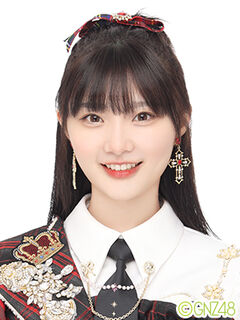
#> input picture lfwtest/Chen_GuiJun_GNZ48_June_2021.jpg, 240 x 320 px; its folder holds 4 pictures in this run
$ python GNZ_MeanFace.py
#> lines starting #> are read from the running program, lines starting #| are printed output that depends on the picture
# -*- coding: utf-8 -*-
# @Time : 2021/12/3 12:16
# @Author : Tianyi
# @File : GNZ_MeanFace.py

from numpy import *
import matplotlib.pyplot as plt
import os
from PIL import Image
import numpy as np
import matplotlib.pyplot as plt

def get_imlist(path):
    return [os.path.join(path, f) for f in os.listdir(path) if f.endswith('.jpg')]


def readImage(path):
    #循环遍历lfw数据集下的所有子文件
    for img_file in os.listdir(path): # 直接遍历lfwtest（25张）下文件
        img = Image.open(path+ '/' + img_file)
        img = img.resize((63, 63))  # 归一化 缩放
        imglist = np.array(img, dtype=np.float64)  # 转为float64类型的Numpy数组
    return imglist

def convertToGrayscale(image):
    ycbcr_image = image.convert('YCbCr')
    (y, cb, cr) = ycbcr_image.split()
    return y

def computePCA(X):
    # 输入：矩阵X，其中该矩阵中存储训练数据，每一行为一条训练数据
    # 返回：投影矩阵（按照维度的重要性排序）、方差和均值 """
    num_data, dim = X.shape # x-data, y-dim

    # 去中心
    mean_X= X.mean(axis=0)
    X = X - mean_X

    if dim > num_data:
        # 紧致
        M = dot(X, X.T) # cov
        e, EV = linalg.eigh(M)
        tmp = dot(X.T,EV).T
        V = tmp[::-1]  # 由于最后的特征向量是我们所需要的，所以需要将其逆转
        S = sqrt(e)[::-1]  # 由于特征值是按照递增顺序排列的，所以需要将其逆转
        for i in range(V.shape[1]):
            V[:, i] /= S
    else:
        # PCA- 使用 SVD 方法
        U, S, V = linalg.svd(X)
        U, S, V = linalg.svd(X)
        V = V[:num_data]  # 仅仅返回前 nun_data 维的数据才合理

    # 降维后的数据：
    lowdata = X * V
    print("lowdata:",lowdata.shape) #test
    # return projection matrix, square_error, mean value, lowdata
    return V,S,mean_X, lowdata
if __name__ == '__main__':
    imglist = get_imlist("lfwtest")
    img = Image.open(imglist[0]).convert('L')
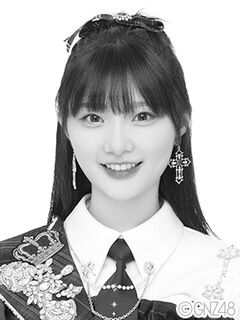
#> img: PIL image 240x320 L; min 0, max 255, mean 189
    img = array(img)
    print(len(imglist)) # test
    m, n = img.shape[0:2]  # image size height and width
#> m = 320; n = 240
    print("m:", m, "n", n)
#| m: 320 n 240
    plt.figure()
    plt.imshow(img,cmap='gray')
    plt.show()

    vectorized_imgs = []
    for i in range(0,len(imglist)):
        img = array(Image.open(imglist[i]).convert('L'))
        vectorized_imgs.append(img.ravel()) # to 1d
        print(vectorized_imgs[i], "len:", len(vectorized_imgs[i]))
#> (printed output is left out)
#> pass 2 of the loop `for i in range(0,len(imglist)):`:
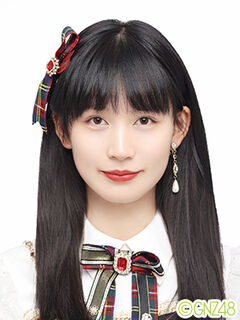
#> input picture lfwtest/Chen_HongYu_GNZ48_June_2021.jpg, 240 x 320 px
#> `img = array(Image.open(imglist[i]).convert('L'))`:
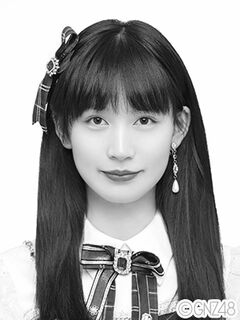
#> img: shape (320, 240); min 0, max 255, mean 161.4
#> (printed output is left out)
#> pass 3 of the loop `for i in range(0,len(imglist)):`:
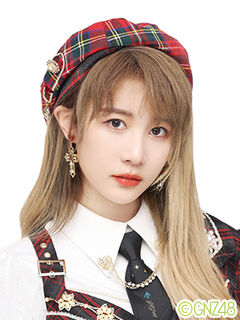
#> input picture lfwtest/Chen_Ke_GNZ48_June_2021.jpg, 240 x 320 px
#> `img = array(Image.open(imglist[i]).convert('L'))`:
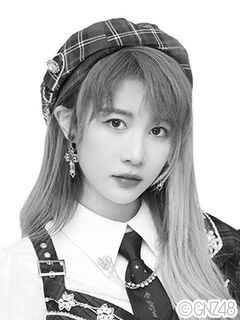
#> img: shape (320, 240); min 0, max 255, mean 187.9
#> (printed output is left out)
#> the loop made 4 passes; the first 3 are shown
        # [15 lines of commented-out code are left out]

    imgMat = np.array(vectorized_imgs)
    # print(imgMat) # test
    V, S, imgMean,lowdata = computePCA(imgMat)
#| lowdata: (4, 76800)
    print(len(V))
    plt.figure()
    plt.gray()
    plt.subplot(2, 4, 1), plt.title("MeanFace")
    plt.axis('off')
    plt.imshow(imgMean.reshape(m, n), cmap='gray') # meanFace
    # print(V[2].reshape(m, n)) # test
    for i in range(7): # 用不用len(v)
        plt.subplot(2, 4, i+2), plt.title("EigenFace")
        plt.axis('off')
#> (the run stopped early here; a loop or call above may not have finished)
